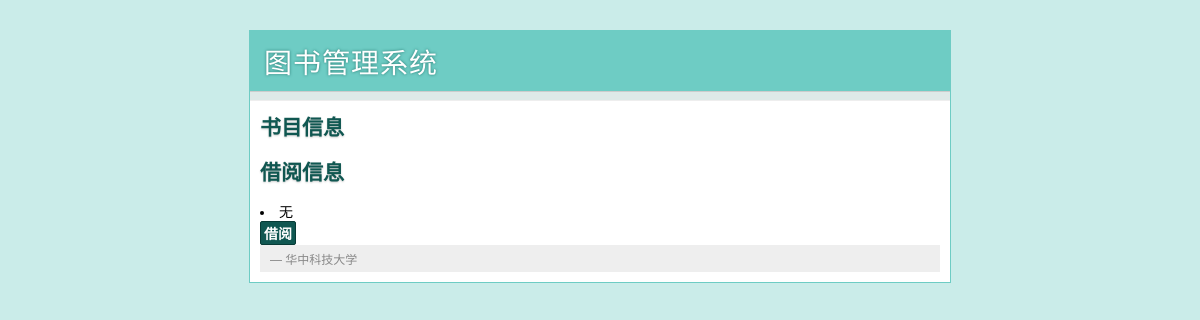
Page /reader/book/9787208061644 on the earlier database version.
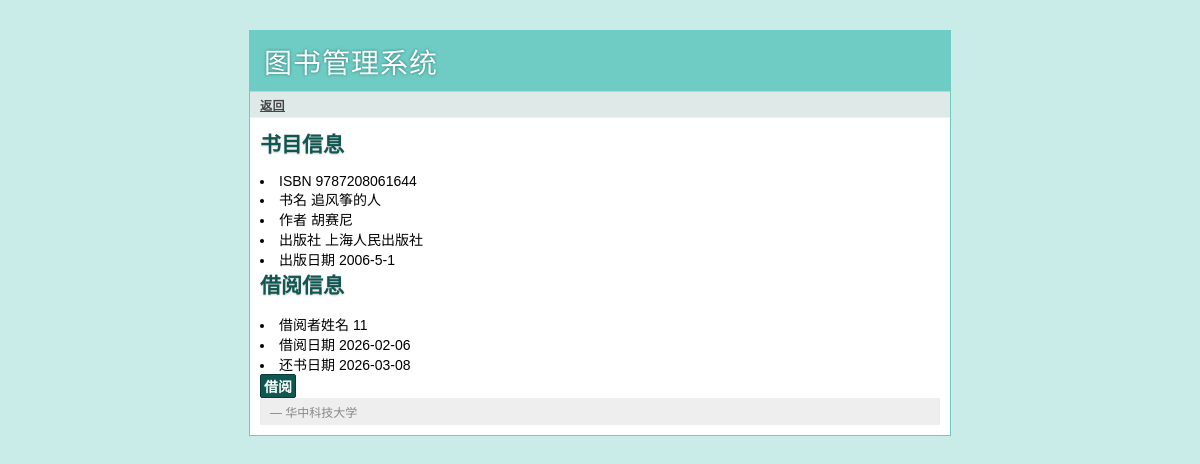
Same page on the later database version.
### tables this page shows
CREATE TABLE books(
       book_id text primary key,
       book_name text not null,
       author text not null,
       publish_com text not null,
       publish_date text not null
);

CREATE TABLE borrows(
       user_name text not null,
       book_id text not null,
       date_borrow text not null,
       date_return text not null,
       primary key (user_name, book_id)
);

### book.py (the view, shortened to what this page needs)
@app.route('/reader/book/<id>', methods=['GET', 'POST'])
def reader_book(id):
    reader_judge()
    error = None
    book = query_db("select * from books where book_id = ?", [id], one=True)
    reader = query_db(
        "select * from borrows where book_id = ?",
        [id],
        one=True,
    )
    count = query_db(
        "select count(book_id) from borrows where user_name = ?",
        [g.user],
        one=True,
    )
    current_time = time.strftime("%Y-%m-%d", time.localtime(time.time()))
    return_time = time.strftime(
        "%Y-%m-%d",
        time.localtime(time.time() + 2_600_000),
    )
    return render_template(
        "reader_book.html",
        book=book,
        reader=reader,
        error=error,
    )

### book.py (called while the page is built)
def get_db():
    if "sqlite_db" not in g:
        g.sqlite_db = sqlite3.connect(current_app.config["DATABASE"])
        g.sqlite_db.row_factory = sqlite3.Row
    return g.sqlite_db

@app.teardown_appcontext
def close_database(exception):
    db = g.pop("sqlite_db", None)
    if db is not None:
        db.close()

def query_db(query, args=(), one=False):
    cur = get_db().execute(query, args)
    rv = cur.fetchall()
    return (rv[0] if rv else None) if one else rv

@app.before_request
def before_request():
    g.user = None
    if "user_id" in session:
        g.user = session["user_id"]

def reader_judge():
    if not session.get("user_id"):
        error = "Invalid reader, please login"
        return render_template("reader_login.html", error=error)

### templates/reader_login.html (shortened to what this page needs)
{% extends "layout.html" %}

### templates/reader_book.html (shortened to what this page needs)
{% extends 'layout.html' %}
{% block link %}
	{% if book %}
	<a href="{{ url_for('reader')}}"> 返回 </a>
	{% endif %}
{% endblock %}
{% block body %}
	<h2> 书目信息 </h2>
	{% if book %}
	<li> ISBN            	{{book.book_id}} </li>
	<li> 书名        		{{book.book_name}} </li>
	<li> 作者        		{{book.author}} </li>
	<li> 出版社     	{{book.publish_com}} </li>
	<li> 出版日期   	{{book.publish_date}} </li>
	{% endif %}
	<div >
	  <h2 > 借阅信息 </h2>
	  {% if reader  %}
	  <li> 借阅者姓名 {{reader.user_name}}</li>
	  <li> 借阅日期  {{reader.date_borrow}}</li>
	  <li> 还书日期  {{reader.date_return}}</li>
	  {% else %}
	  <li> 无 </li>
	  {% endif %}
	  <form action="" method=post>
	    <div class=actions>
	      <input type=submit value="借阅">
	    </div>
	  </form>
{% endblock %}

Differences in the rows shown:
added books: book_id "9787208061644", book_name "追风筝的人", author "胡赛尼", publish_com "上海人民出版社", publish_date "2006-5-1"
now on this page (row edited): borrows: user_name "11", date_borrow "2026-02-06", date_return "2026-03-08"
Other differences:
text no longer shown: "无"
text now shown: "返回 ISBN 书名 作者 出版社 出版日期 借阅者姓名 借阅日期 还书日期"
